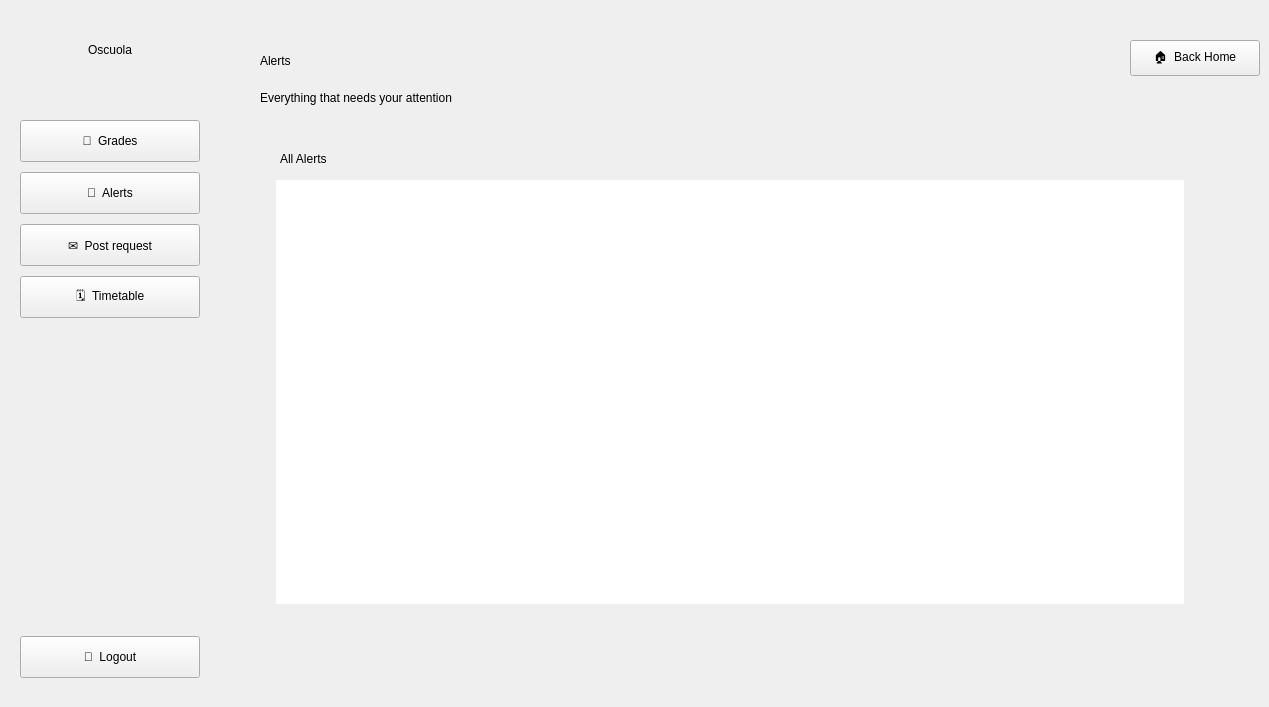
    <widget class="QWidget" name="alerts_student">
     <widget class="QFrame" name="sidebar_3">
      <property name="geometry">
       <rect>
        <x>0</x>
        <y>0</y>
        <width>220</width>
        <height>698</height>
       </rect>
      </property>
      <widget class="QLabel" name="sidebar_title_4">
       <property name="geometry">
        <rect>
         <x>0</x>
         <y>30</y>
         <width>220</width>
         <height>40</height>
        </rect>
       </property>
       <property name="text">
        <string>Oscuola</string>
       </property>
       <property name="alignment">
        <set>Qt::AlignmentFlag::AlignCenter</set>
       </property>
      </widget>
      <widget class="QPushButton" name="grades_button_student_4">
       <property name="geometry">
        <rect>
         <x>20</x>
         <y>120</y>
         <width>180</width>
         <height>42</height>
        </rect>
       </property>
       <property name="cursor">
        <cursorShape>PointingHandCursor</cursorShape>
       </property>
       <property name="text">
        <string>📘  Grades</string>
       </property>
      </widget>
      <widget class="QPushButton" name="pushButton_14">
       <property name="geometry">
        <rect>
         <x>20</x>
         <y>172</y>
         <width>180</width>
         <height>42</height>
        </rect>
       </property>
       <property name="cursor">
        <cursorShape>PointingHandCursor</cursorShape>
       </property>
       <property name="text">
        <string>🔔  Alerts</string>
       </property>
      </widget>
      <widget class="QPushButton" name="post_button_student_3">
       <property name="geometry">
        <rect>
         <x>20</x>
         <y>224</y>
         <width>180</width>
         <height>42</height>
        </rect>
       </property>
       <property name="cursor">
        <cursorShape>PointingHandCursor</cursorShape>
       </property>
       <property name="text">
        <string>✉️  Post request</string>
       </property>
      </widget>
      <widget class="QPushButton" name="timetable_but_student_2">
       <property name="geometry">
        <rect>
         <x>20</x>
         <y>276</y>
         <width>180</width>
         <height>42</height>
        </rect>
       </property>
       <property name="cursor">
        <cursorShape>PointingHandCursor</cursorShape>
       </property>
       <property name="text">
        <string>🗓️  Timetable</string>
       </property>
      </widget>
      <widget class="QPushButton" name="logout_but_3">
       <property name="geometry">
        <rect>
         <x>20</x>
         <y>636</y>
         <width>180</width>
         <height>42</height>
        </rect>
       </property>
       <property name="cursor">
        <cursorShape>PointingHandCursor</cursorShape>
       </property>
       <property name="text">
        <string>🚪  Logout</string>
       </property>
      </widget>
     </widget>
     <widget class="QLabel" name="label_15">
      <property name="geometry">
       <rect>
        <x>260</x>
        <y>36</y>
        <width>500</width>
        <height>50</height>
       </rect>
      </property>
      <property name="text">
       <string>Alerts</string>
      </property>
     </widget>
     <widget class="QLabel" name="label_16">
      <property name="geometry">
       <rect>
        <x>260</x>
        <y>86</y>
        <width>600</width>
        <height>24</height>
       </rect>
      </property>
      <property name="text">
       <string>Everything that needs your attention</string>
      </property>
     </widget>
     <widget class="QPushButton" name="back_home_btn_2">
      <property name="geometry">
       <rect>
        <x>1130</x>
        <y>40</y>
        <width>130</width>
        <height>36</height>
       </rect>
      </property>
      <property name="cursor">
       <cursorShape>PointingHandCursor</cursorShape>
      </property>
      <property name="text">
       <string>🏠  Back Home</string>
      </property>
     </widget>
     <widget class="QFrame" name="panel_alerts_all">
      <property name="geometry">
       <rect>
        <x>260</x>
        <y>130</y>
        <width>940</width>
        <height>490</height>
       </rect>
      </property>
      <widget class="QLabel" name="panel_title_alerts_all">
       <property name="geometry">
        <rect>
         <x>20</x>
         <y>16</y>
         <width>300</width>
         <height>26</height>
        </rect>
       </property>
       <property name="text">
        <string>All Alerts</string>
       </property>
      </widget>
      <widget class="QListWidget" name="alerts_list_full">
       <property name="geometry">
        <rect>
         <x>16</x>
         <y>50</y>
         <width>908</width>
         <height>424</height>
        </rect>
       </property>
       <property name="frameShape">
        <enum>QFrame::Shape::NoFrame</enum>
       </property>
      </widget>
     </widget>
    </widget>
